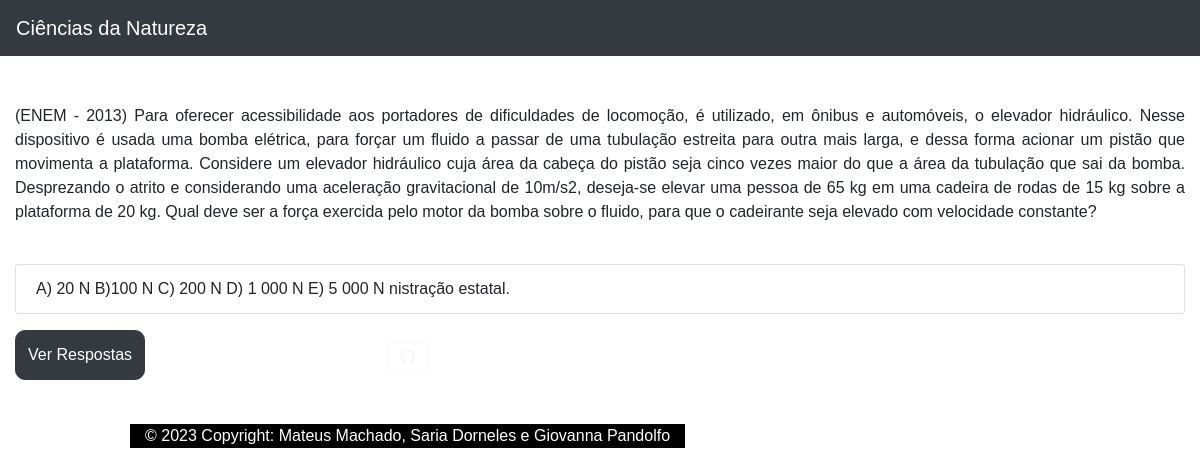
Page /questao.php?area=1 on the committed database.
### tables this page shows
CREATE TABLE `areaconhecimento` (
  `id` int(11) NOT NULL,
  `Nome` varchar(90) NOT NULL,
  `foto` varchar(90) DEFAULT NULL,
  `Questionario_id` int(11) NOT NULL
);

CREATE TABLE `resolucoes` (
  `id` int(11) NOT NULL,
  `correta` varchar(45) DEFAULT NULL,
  `descricao` longtext DEFAULT NULL,
  `AreaID` int(11) NOT NULL,
  `Questoes_id` int(11) NOT NULL
);

CREATE TABLE `questoes` (
  `id` int(11) NOT NULL,
  `Pergunta` longtext DEFAULT NULL,
  `Area` varchar(90) DEFAULT NULL,
  `Nome` varchar(45) NOT NULL,
  `Foto` varchar(90) DEFAULT NULL,
  `Questionario_id` int(11) NOT NULL
);

### questao.php (the view, shortened to what this page needs)
<?php
include_once 'conexao.php';
?>
<link rel="stylesheet" href="https://cdn.jsdelivr.net/npm/bootstrap@4.0.0/dist/css/bootstrap.min.css">
 <link rel="stylesheet" href="./style.css?v=<?php echo rand(0,999999);?>">
<?php
$area = $_GET['area'];
$sqlArea = "SELECT * FROM areaconhecimento WHERE id={$area}";
$result = mysqli_query($conexao, $sqlArea);
$row = mysqli_fetch_array($result, MYSQLI_ASSOC);
?>
</head>
<body class="container-fluid">
<header class="row">
     <nav class="navbar col-12 navbar-dark bg-dark">
  <a class="navbar-brand" href="index.php"><?php echo $row['Nome']?></a>
</nav>
         <?php
          $sql = "SELECT * FROM questoes AS q INNER JOIN resolucoes AS r ON q.id =r.Questoes_id WHERE q.Area={$area}";
          $result = mysqli_query( $conexao, $sql );
          while($row = mysqli_fetch_array($result, MYSQLI_ASSOC)){
          ?>
          <div class="col-12 mt-5 text-justify">
            <p class="Nome"><?php echo $row['Pergunta']?></p>
            <ul class="list-group">
              <li class="resolucao mt-4 list-group-item"><?php echo $row['descricao']?></li>
            </ul>
            </div>
          <?php
          }
          ?>
<div class="row">
<button id="verRespostas" type="button" class="btn btn-dark mt-3">Ver Respostas</button>
</div>
<?php
include_once 'footer.php';
?>

### footer.php (shortened to what this page needs)
<footer class="row3">
<footer class="bg-blue text-center text-white">
  <div class="container p-4 pb-0">
    <section class="mb-4">
      <a class="btn btn-outline-light btn-floating m-1" href="#!" role="button"
        ><i class="fab fa-github"></i
      ></a>
    </section>
  </div>
  <div class="footer col-12">
    © 2023 Copyright: Mateus Machado, Saria Dorneles e Giovanna Pandolfo
  </div>
</footer>
    </footer>
  </body>
</html>

### style.css (style rules this page uses)
* { font-family: Arial, Helvetica, sans-serif; margin: 0; }
.footer { width:500%; background-color: black; }
.btn-dark { height: 50px; border-radius: 10px; margin-left: 30px; }

### rows in the picture
areaconhecimento: Nome "Ciências da Natureza"
resolucoes: Questoes.Pergunta "(ENEM - 2013) Para oferecer acessibilidade aos portadores de dificuldades de locomoção, é utilizado, em ônibus e automóveis, o elevador hidráulico. Nesse dispositivo é usada uma bomba elétrica, para forçar um fluido a passar de uma tubulação estreita para outra mais larga, e dessa forma acionar um pistão que movimenta a plataforma. Considere um elevador hidráulico cuja área da cabeça do pistão seja cinco vezes maior do que a área da tubulação que sai da bomba. Desprezando o atrito e considerando uma aceleração gravitacional de 10m/s2, deseja-se elevar uma pessoa de 65 kg em uma cadeira de rodas de 15 kg sobre a plataforma de 20 kg. Qual deve ser a força exercida pelo motor da bomba sobre o…", descricao "A) 20 N B)100 N C) 200 N D) 1 000 N E) 5 000 N nistração estatal."
